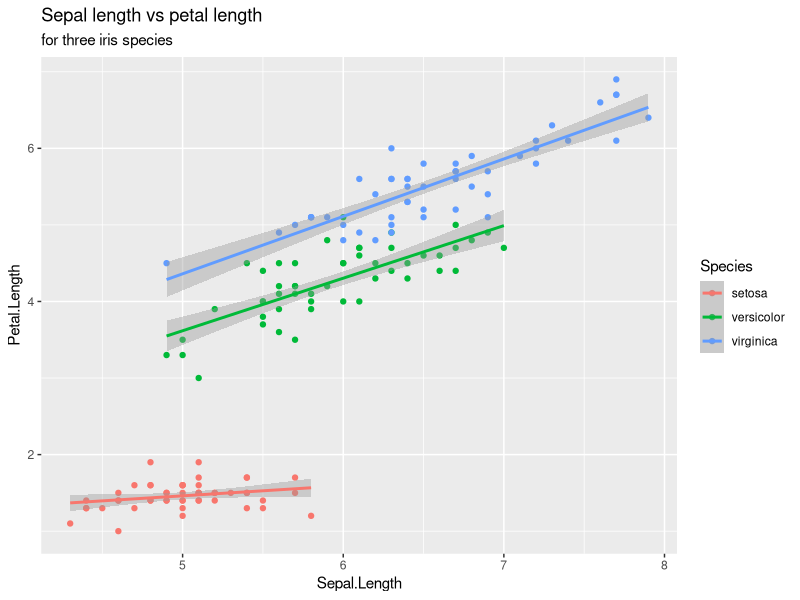
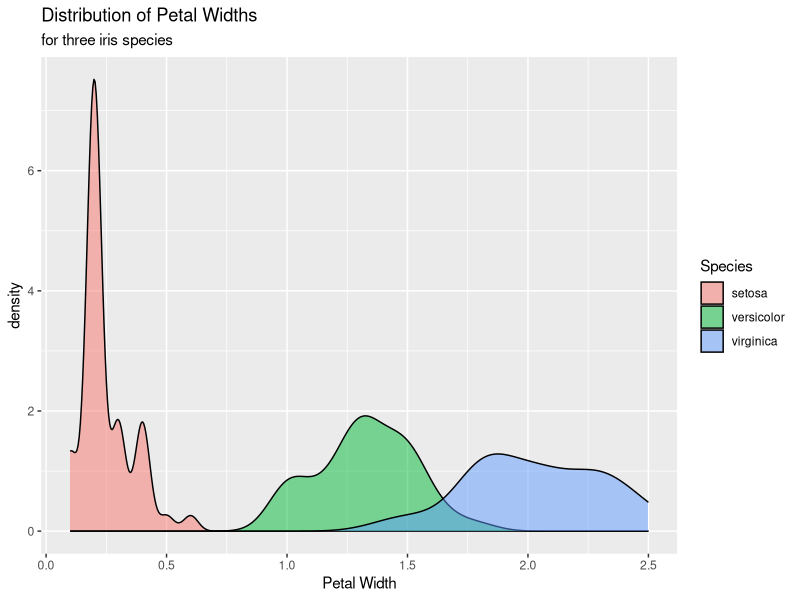
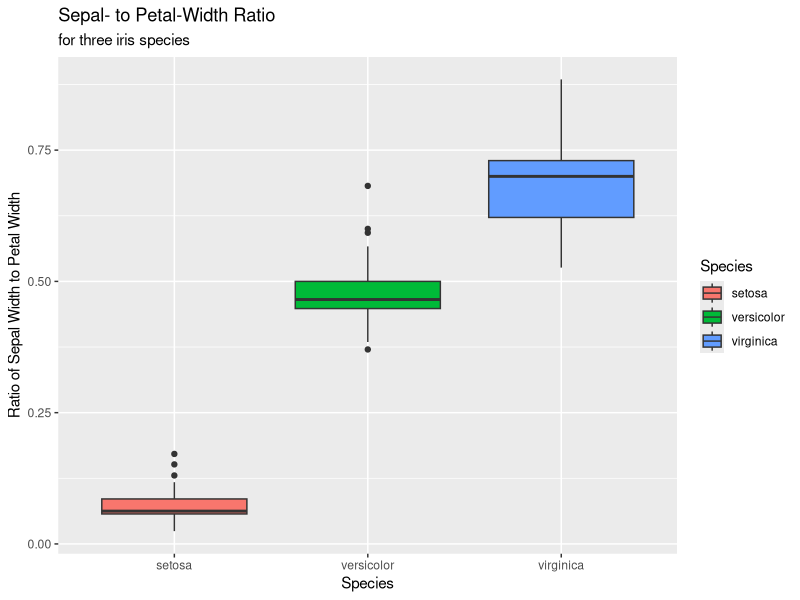
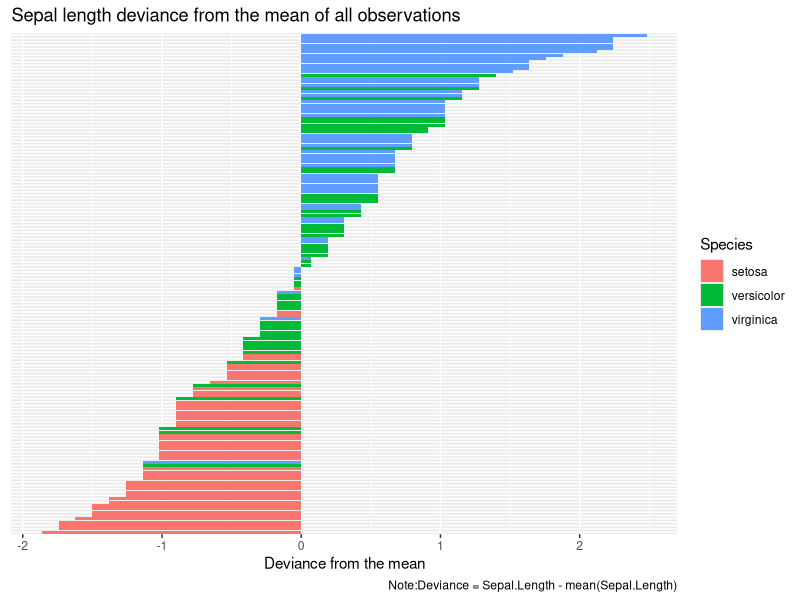

Write R code to recreate these figures, in order.
library(tidyverse)
library(ggplot2)
data("iris")


names(iris)


#plot 1
jpeg("iris_fig1.jpg") 
ggplot(iris,aes(x=Sepal.Length,y=Petal.Length,color=factor(Species))) +
  geom_point() +
  geom_smooth(method='lm') +
  labs(x="Sepal.Length",y="Petal.Length",
       title="Sepal length vs petal length",
       color="Species",
       subtitle="for three iris species")
dev.off() 

#plot 2

jpeg("iris_fig2.jpg") 
ggplot(iris,aes(Petal.Width,fill=Species)) +
  geom_density(alpha=0.5) +
  labs(x="Petal Width",y="density",
       title="Distribution of Petal Widths",
       color="Species",
       subtitle="for three iris species")
dev.off() 


#plot 3

jpeg("iris_fig3.jpg") 
Width_ratio <- iris$Petal.Width / iris$Sepal.Width
ggplot(iris,aes(x=Species,y=Width_ratio,fill=Species)) +
  geom_boxplot() +
  labs(x="Species",y="Ratio of Sepal Width to Petal Width",
       title="Sepal- to Petal-Width Ratio",
       subtitle="for three iris species",
       color="Species")
dev.off()

#plot 4


iris$'Length.Deviance' <- rownames(iris)
iris$Sepal.Length_z <- round((iris$Sepal.Length - mean(iris$Sepal.Length))/sd(iris$Sepal.Length), 3)
iris$Length_type <- ifelse(iris$Sepal.Length_z < 0,"below","above")
iris <- iris[order(iris$Sepal.Length_z), ]
iris$'Length.Deviance' <- factor(iris$'Length.Deviance', levels = iris$'Length.Deviance')

jpeg("iris_fig4.jpg") 
ggplot(iris,aes(x=iris$Length.Deviance,y=iris$Sepal.Length_z,label=Sepal.Length_z)) +
  geom_bar(stat='identity',aes(fill=Species), position = position_dodge()) +
  labs(title="Sepal length deviance from the mean of all observations",
       caption = "Note:Deviance = Sepal.Length - mean(Sepal.Length)",
       y="Deviance from the mean",
       color="Species") +
  theme(axis.title.y=element_blank(),
        axis.text.y=element_blank(),
        axis.ticks.y=element_blank()) +
      coord_flip()
dev.off()
